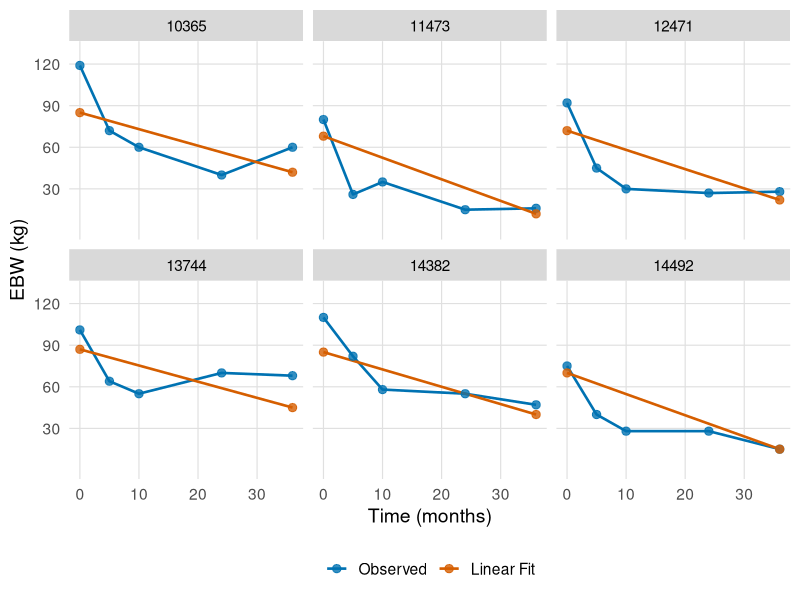

Recreate this plot in R.
library(ggplot2)
library(svglite)

df = read.csv("data.csv")
df$patient_id = factor(df$patient_id, levels = c("10365", "11473", "12471", "13744", "14382", "14492"))
df$series = factor(df$series, levels = c("Observed", "Linear Fit"))

p = ggplot(df, aes(x = time_months)) +
  geom_line(aes(y = ebw, color = series, group = series), linewidth = 0.9) +
  geom_point(aes(y = ebw, color = series), size = 2.5, alpha = 0.8) +
  facet_wrap(~ patient_id, ncol = 3) +
  scale_color_manual(
    values = c("Observed" = "#0072B2", "Linear Fit" = "#D55E00"),
    name = NULL
  ) +
  scale_x_continuous(breaks = c(0, 10, 20, 30), limits = c(0, 36)) +
  scale_y_continuous(breaks = c(30, 60, 90, 120), limits = c(0, 130)) +
  labs(x = "Time (months)", y = "EBW (kg)") +
  theme_minimal(base_size = 14) +
  theme(
    strip.background = element_rect(fill = "grey85", color = NA),
    strip.text = element_text(size = 11, color = "black"),
    legend.position = "bottom",
    panel.grid.major = element_line(color = "grey88", linewidth = 0.4),
    panel.grid.minor = element_blank()
  )

ggsave("fig1c.svg", p, width = 7, height = 5)
